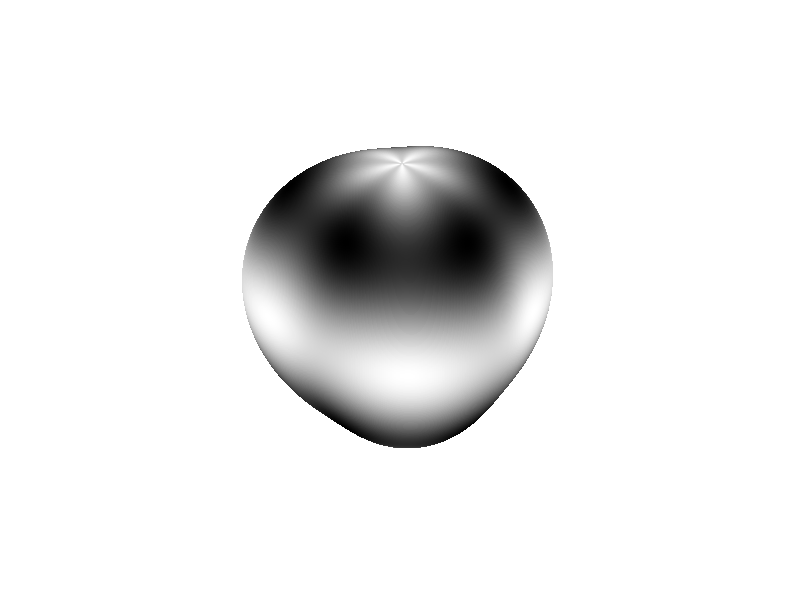

Recreate this plot in MATLAB.
%% Creating pictures of smooth objects (no, not that kind)

%% Option 1: Stripy sphere

theta = linspace(-pi, pi, 500);
phi = linspace(-pi/2, pi/2, 500);
r = 1;

[Theta, Phi] = meshgrid(theta, phi);
X = r*cos(Theta).*cos(Phi);
Y = r*sin(Theta).*cos(Phi);
Z = r*sin(Phi);
C = 0.5*(1 + cos(4*(pi/2 + Phi)));

%% Option 2

theta = linspace(-pi, pi, 500);
phi = linspace(-pi/2, pi/2, 500);


[Theta, Phi] = meshgrid(theta, phi);
R = 1 + 0.1*cos(3*Theta);
X = R.*cos(Theta).*cos(Phi);
Y = R.*sin(Theta).*cos(Phi);
Z = sin(Phi);
C = 0.5*(1.2 + 0.2*sin(5*Theta) + cos(4*(pi/2 + Phi)));
%%

surf(X, Y, Z, C, 'edgecolor', 'none');
colormap(gray(65536));
xlabel('X');
ylabel('Y');
zlabel('Z');
set(gca, 'projection', 'perspective');
axis off
axis equal